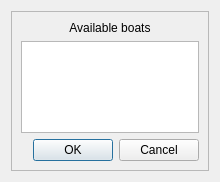
<?xml version="1.0" encoding="UTF-8"?>
<ui version="4.0">
 <class>DialogChooseMultipleBoat_ui</class>
 <widget class="QDialog" name="DialogChooseMultipleBoat_ui">
  <property name="geometry">
   <rect>
    <x>0</x>
    <y>0</y>
    <width>220</width>
    <height>182</height>
   </rect>
  </property>
  <property name="windowTitle">
   <string>Dialog</string>
  </property>
  <layout class="QVBoxLayout" name="verticalLayout">
   <item>
    <widget class="QScrollArea" name="scrollArea">
     <property name="widgetResizable">
      <bool>true</bool>
     </property>
     <widget class="QWidget" name="scrollAreaWidgetContents">
      <property name="geometry">
       <rect>
        <x>0</x>
        <y>0</y>
        <width>200</width>
        <height>162</height>
       </rect>
      </property>
      <layout class="QVBoxLayout" name="verticalLayout_2">
       <item>
        <widget class="QLabel" name="label">
         <property name="text">
          <string>Available boats</string>
         </property>
         <property name="alignment">
          <set>Qt::AlignCenter</set>
         </property>
        </widget>
       </item>
       <item>
        <widget class="QListWidget" name="lst_barrierSet">
         <property name="editTriggers">
          <set>QAbstractItemView::NoEditTriggers</set>
         </property>
         <property name="selectionMode">
          <enum>QAbstractItemView::NoSelection</enum>
         </property>
         <property name="selectionBehavior">
          <enum>QAbstractItemView::SelectItems</enum>
         </property>
        </widget>
       </item>
       <item>
        <widget class="QDialogButtonBox" name="buttonBox">
         <property name="orientation">
          <enum>Qt::Horizontal</enum>
         </property>
         <property name="standardButtons">
          <set>QDialogButtonBox::Cancel|QDialogButtonBox::Ok</set>
         </property>
        </widget>
       </item>
      </layout>
     </widget>
    </widget>
   </item>
  </layout>
 </widget>
 <resources/>
 <connections>
  <connection>
   <sender>buttonBox</sender>
   <signal>accepted()</signal>
   <receiver>DialogChooseMultipleBoat_ui</receiver>
   <slot>accept()</slot>
   <hints>
    <hint type="sourcelabel">
     <x>248</x>
     <y>254</y>
    </hint>
    <hint type="destinationlabel">
     <x>157</x>
     <y>274</y>
    </hint>
   </hints>
  </connection>
  <connection>
   <sender>buttonBox</sender>
   <signal>rejected()</signal>
   <receiver>DialogChooseMultipleBoat_ui</receiver>
   <slot>reject()</slot>
   <hints>
    <hint type="sourcelabel">
     <x>316</x>
     <y>260</y>
    </hint>
    <hint type="destinationlabel">
     <x>286</x>
     <y>274</y>
    </hint>
   </hints>
  </connection>
 </connections>
</ui>
